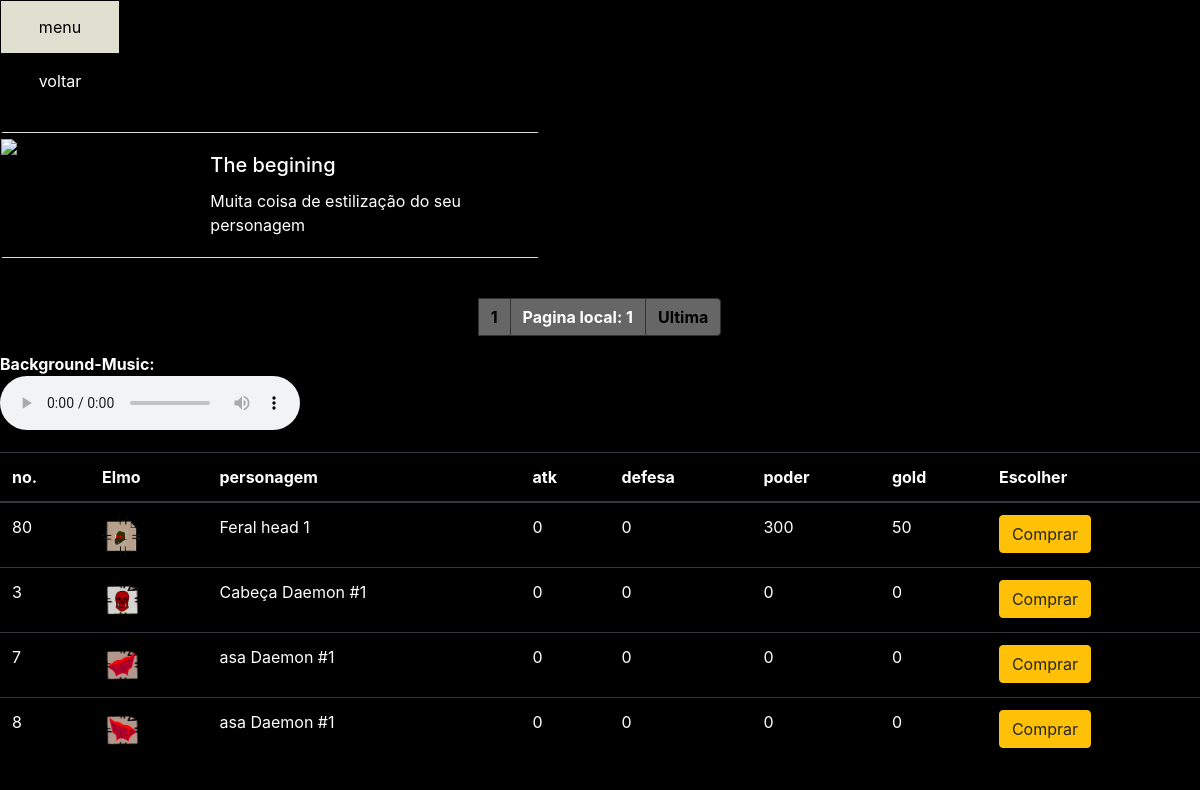
/menus/static/key_12thebegin.php, run on an earlier commit of the app's database.
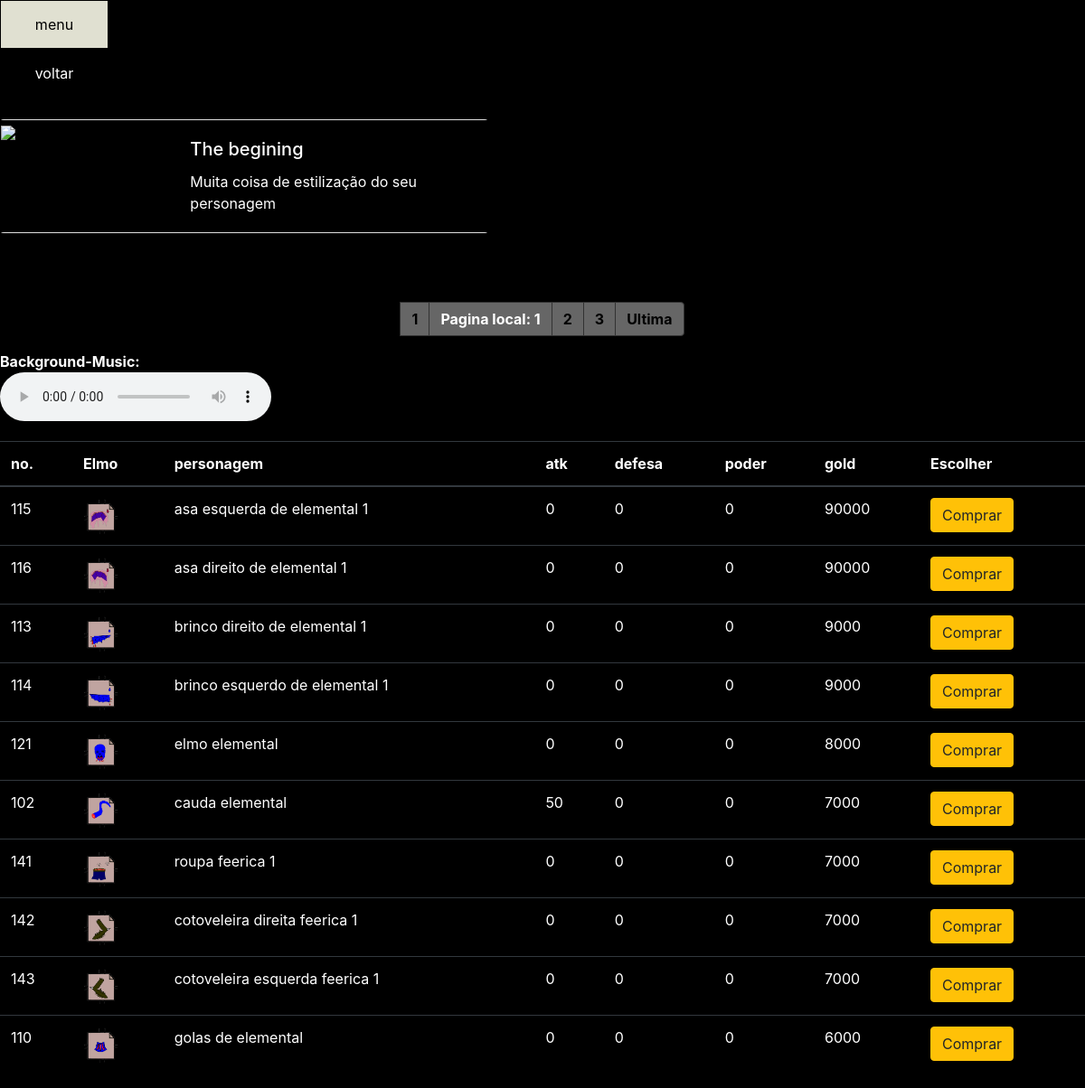
And on a later commit of the database.
### tables this page shows
CREATE TABLE IF NOT EXISTS `shops` (
  `inv_id` int(6) NOT NULL AUTO_INCREMENT,
  `inv_dono` varchar(250) DEFAULT NULL,
  `inv_nome` varchar(250) DEFAULT NULL,
  `inv_nome_item` varchar(250) DEFAULT NULL,
  `inv_mod` varchar(5000) DEFAULT NULL,
  `inv_slots` int(9) DEFAULT NULL,
  `inv_gold` int(8) DEFAULT NULL,
  `nome_da` varchar(250) DEFAULT NULL,
  `inv_type` varchar(250) DEFAULT NULL,
  `inv_loot` int(8) DEFAULT NULL,
  `inv_capacidade` int(14) DEFAULT NULL,
  `inv_atk` int(7) DEFAULT NULL,
  `inv_def` int(7) DEFAULT NULL,
  `inv_pw` int(7) DEFAULT NULL,
  `inv_hp_min` int(10) DEFAULT NULL,
  `inv_hp_max` int(10) DEFAULT NULL,
  `inv_mp_min` int(10) DEFAULT NULL,
  `inv_mp_max` int(10) DEFAULT NULL,
  `inv_tipo` varchar(250) DEFAULT NULL,
  `inv_kit` varchar(250) DEFAULT NULL,
  `inv_shop` varchar(250) DEFAULT NULL,
  `inv_cod_1` varchar(250) DEFAULT NULL,
  `inv_cod_2` varchar(250) DEFAULT NULL,
  `inv_cod_3` varchar(250) DEFAULT NULL,
  `inv_cod_final` varchar(250) DEFAULT NULL,
  PRIMARY KEY (`inv_id`)
);

### menus/static/key_12thebegin.php (the view, shortened to what this page needs)
<?php
include('../../login-cadastro/db/conexao.php');
?>
<!DOCTYPE html>
<html lang="pt-br">
  <head>
           <link rel="stylesheet" href="../../home/View/css/key_23.css">
           <link rel="stylesheet" href="https://maxcdn.bootstrapcdn.com/bootstrap/4.0.0/css/bootstrap.min.css">
  <link rel="stylesheet" href="css/styles.css?v=1.0">
  </head>
  <body>
  <div class="links">
  <a class= "menu" href="key_24.php">menu</a>
<br>
  <a class= "voltar" href="key_473.php">voltar</a>
<br>
</div>
    </a><br>
   <div class="card mb-3" style="max-width: 540px;">
  <div class="row g-0">
    <div class="col-md-4">
      <img src="../../static/npcs2/varcella17.png" >
    </div>
    <div class="col-md-8">
      <div class="card-body">
        <h5 class="card-title">The begining</h5>
        <p class="card-text">Muita coisa de estilização  do seu personagem</p>
      </div>
    </div>
  </div>
</div>
<table class="table table-dark">
  <thead>
    <tr>
      <th scope="col">no.</th>
      <th scope="col">Elmo</th>
      <th scope="col">personagem</th>
      <th scope="col">atk</th>
      <th scope="col">defesa</th>
       <th scope="col">poder</th>
       <th scope="col">gold</th>
      <th scope="col">Escolher</th>
    </tr>
  </thead>
  <tbody>
    <?php
    $pagina_atual = filter_input(INPUT_GET,'pagina', FILTER_SANITIZE_NUMBER_INT);
    $pagina = (!empty($pagina_atual)) ? $pagina_atual : 1;
    $qnt_result_pg = 10;
    $inicio = ($qnt_result_pg * $pagina) - $qnt_result_pg;
$result_usuarios= $pdo-> prepare( "SELECT * FROM shops  WHERE nome_da = 'The_Begin' ORDER BY inv_gold desc LIMIT $qnt_result_pg OFFSET $inicio");
$result_usuarios-> execute();
$resultado_usuarios = $result_usuarios-> fetchAll( PDO::FETCH_ASSOC );
foreach($resultado_usuarios as  $row_usuario) {
echo "<form action='key_12enemy1_bck.php' method='POST'>";
      echo "<div class='buttoin'>";
            echo "<div class='card-content'>";
            echo "<div class='content'>";
          echo "<tr>";
          echo "<td scope='row'>".$row_usuario['inv_id']."</td>";
          echo "<td><img style='width:40px;height:40px' src=".$row_usuario['inv_nome']."></td>";
          echo "<td>" .$row_usuario["inv_nome_item"]. "</td>";
          echo "<td>" . $row_usuario['inv_atk'] . "</td>";
          echo "<td>" . $row_usuario['inv_def'] . "</td>";
          echo "<td>" . $row_usuario['inv_pw'] . "</td>";
         echo "<td>" . $row_usuario['inv_gold'] . "</td>";
 echo "<td><button type='submit' class='btn btn-warning'>Comprar</button></td>";
 echo "</div>";
            echo "</div>";
            echo "</div>";
      echo "</form>";
    }
    $result_pg= $pdo-> prepare( "SELECT COUNT(inv_id) AS num_result FROM shops WHERE nome_da = 'The_Begin'");
    $result_pg-> execute();
$resultado_pg = $result_pg-> fetchAll( PDO::FETCH_ASSOC );
foreach($resultado_pg as   $row_pg ) {
    $quantidade_pg = ceil($row_pg['num_result'] / $qnt_result_pg);
    $max_links = 2;
       echo "<nav aria-label='Page navigation example'>";
        echo "<ul class='pagination justify-content-center'>";
     echo " <a href='key_12thebegin.php?pagina=1'class='page-link' aria-label='Goto page 1'>1</a>";
    echo "<li class='page-item'><a class='page-link' aria-current='page'>Pagina local: ".$pagina." </a></li> ";
    for($pag_dep = $pagina + 1; $pag_dep <= $pagina + $max_links; $pag_dep++){
      if($pag_dep <= $quantidade_pg){
        echo "<li class='page-item'><a class='page-link' href='key_12thebegin.php?pagina=$pag_dep'>$pag_dep</a> </li>";
      }
    }
    echo "<li class='page-item'><a class='page-link' href='key_12thebegin.php?pagina=$quantidade_pg' class='page-link' aria-label='Goto page 86'>Ultima</a></li>";
      echo "</ul>";
        echo "</nav>";
}
 ?>
    <figure>
    <figcaption style="color:white; font-weight: bold ">Background-Music:</figcaption>
    <audio
        controls
        loop
        play
        src="../ost/theme.mp3">
    </audio>
    <br/>
</figure>
     </body>
</html>

What changed in the data, as far as the page shows it:
no longer on this page (row unchanged): shops: inv_id "80", inv_nome (picture), inv_nome_item "Feral head 1", inv_atk "0", inv_def "0", inv_pw "300", inv_gold "50"
no longer on this page (row unchanged): shops: inv_id "3", shows a picture, inv_nome_item "Cabeça Daemon #1", inv_atk "0", inv_def "0", inv_pw "0", inv_gold "0"
no longer on this page (row unchanged): shops: inv_id "7", shows a picture, inv_nome_item "asa Daemon #1", inv_atk "0", inv_def "0", inv_pw "0", inv_gold "0"
no longer on this page (row unchanged): shops: inv_id "8", shows a picture, inv_nome_item "asa Daemon #1", inv_atk "0", inv_def "0", inv_pw "0", inv_gold "0"
added shops: inv_id "115", inv_nome (picture), inv_nome_item "asa esquerda de elemental 1", inv_atk "0", inv_def "0", inv_pw "0", inv_gold "90000"
added shops: inv_id "116", inv_nome (picture), inv_nome_item "asa direito de elemental 1", inv_atk "0", inv_def "0", inv_pw "0", inv_gold "90000"
added shops: inv_id "113", inv_nome (picture), inv_nome_item "brinco direito de elemental 1", inv_atk "0", inv_def "0", inv_pw "0", inv_gold "9000"
added shops: inv_id "114", inv_nome (picture), inv_nome_item "brinco esquerdo de elemental 1", inv_atk "0", inv_def "0", inv_pw "0", inv_gold "9000"
added shops: inv_id "121", inv_nome (picture), inv_nome_item "elmo elemental", inv_atk "0", inv_def "0", inv_pw "0", inv_gold "8000"
added shops: inv_id "102", inv_nome (picture), inv_nome_item "cauda elemental", inv_atk "50", inv_def "0", inv_pw "0", inv_gold "7000"
added shops: inv_id "141", inv_nome (picture), inv_nome_item "roupa feerica 1", inv_atk "0", inv_def "0", inv_pw "0", inv_gold "7000"
added shops: inv_id "142", inv_nome (picture), inv_nome_item "cotoveleira direita feerica 1", inv_atk "0", inv_def "0", inv_pw "0", inv_gold "7000"
added shops: inv_id "143", inv_nome (picture), inv_nome_item "cotoveleira esquerda feerica 1", inv_atk "0", inv_def "0", inv_pw "0", inv_gold "7000"
added shops: inv_id "110", inv_nome (picture), inv_nome_item "golas de elemental", inv_atk "0", inv_def "0", inv_pw "0", inv_gold "6000"
Also different on the page:
new list line: "2 3"
